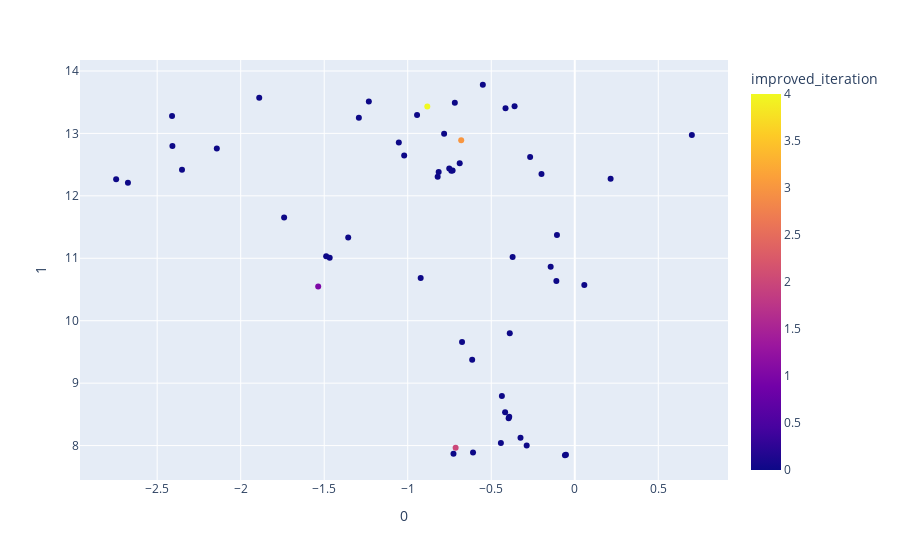

Notebook code for this chart:
### Code cell
from sklearn.manifold import TSNE

features = steps_df.loc[:, :'кнопка размера']

tsne = TSNE(n_components=2, random_state=0)
projections = tsne.fit_transform(features)

fig = px.scatter(
    projections, x=0, y=1,
    color=steps_df.improved_iteration, labels={'color': 'improved_iteration'}
)
fig.show()

### Figure 1 — Plotly figure (JSON) as saved in the notebook; plotly's stock layout.template omitted (floating-point values rounded to 4 significant figures)
{"data": [{"hovertemplate": "0=%{x}<br>1=%{y}<br>improved_iteration=%{marker.color}<extra></extra>", "legendgroup": "", "marker": {"color": [1, 0, 2, 0, 0, 0, 3, 0, 0, 0, 0, 0, 0, 0, 0, 0, 0, 0, 0, 0, 0, 0, 0, 0, 0, 0, 0, 0, 0, 0, 0, 0, 0, 0, 0, 0, 0, 0, 4, 0, 0, 0, 0, 0, 0, 0, 0, 0, 0, 0, 0, 0, 0, 0, 0], "coloraxis": "coloraxis", "symbol": "circle"}, "mode": "markers", "name": "", "orientation": "v", "showlegend": false, "type": "scatter", "x": [-1.536, -1.488, -0.7132, -0.3891, 0.2146, -0.4423, -0.6799, -0.6748, -0.3958, -0.4363, -0.7822, -0.9441, -1.356, -0.6888, -0.7314, -0.8207, -0.7391, -1.053, -0.417, -0.8148, -0.3923, -1.021, -0.7515, -1.467, -0.7261, -0.05276, 0.05714, -2.746, -0.2878, -1.889, -2.143, -0.9225, -0.6141, -0.3249, -2.411, 0.7009, -0.05871, -0.3721, -0.8829, -0.1992, -0.1066, -0.2672, -0.1102, -2.409, -0.6091, -1.74, -0.1442, -0.4146, -0.5504, -1.233, -0.718, -1.292, -2.351, -2.675, -0.3603], "xaxis": "x", "y": [10.55, 11.03, 7.967, 9.8, 12.27, 8.04, 12.89, 9.658, 8.439, 8.794, 12.99, 13.3, 11.33, 12.52, 12.41, 12.31, 12.4, 12.85, 8.533, 12.38, 8.461, 12.64, 12.44, 11.01, 7.869, 7.852, 10.57, 12.26, 8.002, 13.57, 12.76, 10.68, 9.376, 8.126, 13.28, 12.97, 7.845, 11.02, 13.43, 12.35, 11.37, 12.62, 10.64, 12.8, 7.89, 11.65, 10.86, 13.4, 13.78, 13.51, 13.49, 13.25, 12.42, 12.21, 13.43], "yaxis": "y"}], "layout": {"coloraxis": {"colorbar": {"title": {"text": "improved_iteration"}}, "colorscale": [[0.0, "#0d0887"], [0.1111, "#46039f"], [0.2222, "#7201a8"], [0.3333, "#9c179e"], [0.4444, "#bd3786"], [0.5556, "#d8576b"], [0.6667, "#ed7953"], [0.7778, "#fb9f3a"], [0.8889, "#fdca26"], [1.0, "#f0f921"]]}, "legend": {"tracegroupgap": 0}, "margin": {"t": 60}, "xaxis": {"anchor": "y", "domain": [0.0, 1.0], "title": {"text": "0"}}, "yaxis": {"anchor": "x", "domain": [0.0, 1.0], "title": {"text": "1"}}}}
